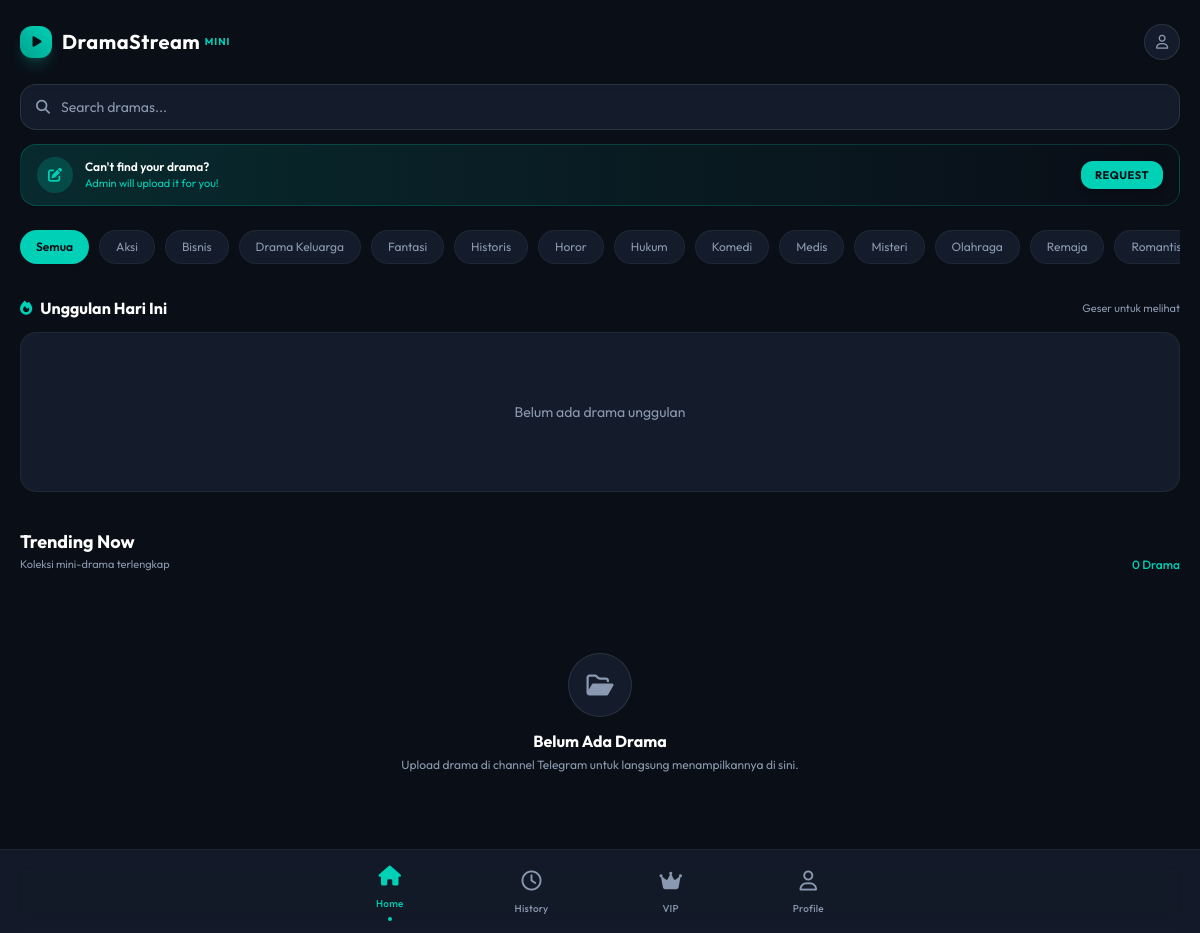
/Homepage/index.php, run on the app's committed database.
### tables this page shows
CREATE TABLE categories (
    id    INT UNSIGNED AUTO_INCREMENT PRIMARY KEY,
    name  VARCHAR(64) NOT NULL UNIQUE,
    slug  VARCHAR(64) NOT NULL UNIQUE
);

### Homepage/includes/db_queries.php (called while the page is built, shortened)
<?php
function getCategories($pdo) {
    try {
        $stmt = $pdo->query("
            SELECT c.id, c.name, c.slug, COUNT(dc.drama_id) as total_dramas
            FROM categories c
            LEFT JOIN drama_categories dc ON c.id = dc.category_id
            GROUP BY c.id, c.name, c.slug
            ORDER BY total_dramas DESC, c.name ASC
        ");
        return $stmt->fetchAll(PDO::FETCH_ASSOC);
    } catch(PDOException $e) {
        return [];
    }
}
function getDramas($pdo, $limit = 20, $category_id = null, $search = null) {
    try {
        $sql = "
            SELECT d.id, d.title, d.slug, d.description, d.poster_url,
                   COALESCE(NULLIF(d.total_episodes, 0), (SELECT COUNT(*) FROM episodes e WHERE e.drama_id = d.id), 0) as total_episodes,
                   d.views_count,
                   COALESCE((SELECT c.name FROM categories c
                    INNER JOIN drama_categories dc ON dc.category_id = c.id
                    WHERE dc.drama_id = d.id LIMIT 1), 'Drama') as category_name,
                   (SELECT c.slug FROM categories c
                    INNER JOIN drama_categories dc ON dc.category_id = c.id
                    WHERE dc.drama_id = d.id LIMIT 1) as category_slug,
                   (SELECT e.id FROM episodes e WHERE e.drama_id = d.id ORDER BY e.episode_number ASC LIMIT 1) as first_episode_id
            FROM dramas d
            WHERE d.is_published = 1
        ";
        $params = [];
        $sql .= " ORDER BY d.views_count DESC, d.id DESC LIMIT " . (int)$limit;
        $stmt = $pdo->prepare($sql);
        $stmt->execute($params);
        return $stmt->fetchAll(PDO::FETCH_ASSOC);
    } catch(PDOException $e) {
        return [];
    }
}
?>

### Homepage/pages/home.php (the view, shortened to what this page needs)
<?php
$featuredBanners = getFeaturedBanners($pdo, 5);
$allDramas = getDramas($pdo, 24);
$categories = getCategories($pdo);
?>
<div class="px-5 pt-6 pb-4">
    <div class="flex justify-between items-center mb-6">
        <div class="flex items-center gap-2.5">
            <div class="w-8 h-8 rounded-xl bg-gradient-to-tr from-accentdark to-accent flex items-center justify-center shadow-lg shadow-accent/20">
                <i class="fa-solid fa-play text-darkbg text-xs ml-0.5"></i>
            </div>
            <h1 class="text-xl font-bold tracking-wide">DramaStream <span class="text-[10px] text-accent tracking-widest uppercase align-top font-bold">MINI</span></h1>
        </div>
        <div class="relative" id="profile-btn-wrapper">
            <button id="profile-btn" onclick="toggleProfilePopup()" class="w-9 h-9 rounded-full bg-cardbg border border-white/10 flex items-center justify-center text-textmuted hover:border-accent/40 hover:text-white transition-all active:scale-95 shadow-sm">
                <i class="fa-regular fa-user text-sm"></i>
            </button>
        </div>
    </div>
    <div class="relative mb-3.5">
        <div class="absolute inset-y-0 left-0 pl-4 flex items-center pointer-events-none text-textmuted">
        </div>
        <input type="text" id="drama-search-input" oninput="filterDramasBySearch()" data-i18n-placeholder="search_placeholder" class="w-full bg-cardbg border border-white/10 rounded-2xl py-3 pl-10 pr-10 text-sm text-white placeholder-textmuted focus:outline-none focus:border-accent/60 transition-all shadow-inner" placeholder="Cari drama, judul, genre...">
    </div>
    <div class="flex items-center justify-between bg-gradient-to-r from-accent/15 to-transparent border border-accent/20 rounded-2xl px-4 py-3 mb-6 shadow-sm">
        <div class="flex items-center gap-3">
            <div class="w-9 h-9 rounded-full bg-accent/20 flex items-center justify-center text-accent shrink-0 shadow-sm">
                <i class="fa-solid fa-pen-to-square text-sm"></i>
            </div>
            <div>
                <p data-i18n="cant_find_drama" class="text-xs text-white font-semibold">Tidak menemukan drama favorit?</p>
                <p data-i18n="admin_upload" class="text-[11px] text-accent">Admin akan segera mengunggahnya untuk Anda!</p>
            </div>
        </div>
        <a href="?page=request" data-i18n="request_btn" class="px-3.5 py-1.5 bg-accent hover:bg-accentdark text-darkbg text-[11px] font-bold uppercase tracking-wider rounded-xl shadow-md transition-transform active:scale-95">
        </a>
    </div>
    <div class="flex overflow-x-auto gap-2.5 pb-2 mb-6 hide-scroll" id="genre-pills-container">
        <button onclick="filterDramasByGenre('all', this)" class="genre-pill whitespace-nowrap px-4 py-2 rounded-full bg-accent text-darkbg font-semibold text-xs transition-all shadow-sm">
            Semua
        </button>
        <?php foreach ($categories as $cat): ?>
            <button onclick="filterDramasByGenre('<?php echo htmlspecialchars($cat['slug']); ?>', this)"
                    data-slug="<?php echo htmlspecialchars($cat['slug']); ?>"
                    class="genre-pill whitespace-nowrap px-4 py-2 rounded-full bg-cardbg border border-white/5 text-textmuted text-xs hover:text-white hover:border-white/20 transition-all">
                <?php echo htmlspecialchars($cat['name']); ?>
            </button>
        <?php endforeach; ?>
    </div>
    <div class="mb-6">
        <div class="flex justify-between items-center mb-3">
            <h2 class="text-base font-bold text-white flex items-center gap-2">
                <i class="fa-solid fa-fire text-accent text-sm"></i> Unggulan Hari Ini
            </h2>
            <span class="text-[11px] text-textmuted">Geser untuk melihat</span>
        </div>
        <div class="flex overflow-x-auto gap-4 pb-3 hide-scroll snap-x" id="featured-banners">
            <?php if (empty($featuredBanners)): ?>
                <div class="w-full h-40 rounded-2xl bg-cardbg border border-white/5 flex items-center justify-center text-textmuted text-sm">
                    Belum ada drama unggulan
                </div>
            <?php endif; ?>
        </div>
    </div>
    <div class="flex justify-between items-end mb-4">
        <div>
            <h2 data-i18n="trending_now" class="text-lg font-bold text-white">Trending Sekarang</h2>
            <p class="text-[11px] text-textmuted">Koleksi mini-drama terlengkap</p>
        </div>
        <span id="drama-count-label" class="text-xs text-accent font-medium">
            <?php echo count($allDramas); ?> Drama
        </span>
    </div>
    <div class="grid grid-cols-2 gap-3.5" id="dramas-grid">
        <?php if (empty($allDramas)): ?>
            <div class="col-span-2 py-16 flex flex-col items-center justify-center text-center">
                <div class="w-16 h-16 rounded-full bg-cardbg border border-white/10 flex items-center justify-center mb-3 text-textmuted">
                    <i class="fa-regular fa-folder-open text-2xl"></i>
                </div>
                <h4 class="font-bold text-white mb-1">Belum Ada Drama</h4>
                <p class="text-xs text-textmuted">Upload drama di channel Telegram untuk langsung menampilkannya di sini.</p>
            </div>
        <?php endif; ?>
    </div>
</div>

### Homepage/index.php (shortened to what this page needs)
<?php
require_once __DIR__ . '/../database/koneksi.php';
require_once __DIR__ . '/includes/db_queries.php';
$page = isset($_GET['page']) ? $_GET['page'] : 'home';
?>
<!DOCTYPE html>
<html lang="en">
<head>
    <script src="https://cdn.tailwindcss.com"></script>
    <link rel="stylesheet" href="https://cdnjs.cloudflare.com/ajax/libs/font-awesome/6.4.0/css/all.min.css">
</head>
<body class="bg-darkbg text-white antialiased">
    <div class="main-content min-h-screen">
        <?php include "pages/{$page}.php"; ?>
    </div>
    <?php include "includes/nav.php"; ?>
</body>
</html>

### Homepage/includes/nav.php (shortened to what this page needs)
<?php
global $page;
?>
<nav class="fixed bottom-0 left-0 right-0 glass-nav z-50 py-3 px-6">
    <div class="flex justify-between items-center max-w-md mx-auto">
        <a href="?page=home" class="flex flex-col items-center gap-1 transition-colors <?= $page == 'home' ? 'text-accent' : 'text-textmuted' ?>">
            <i class="fa-solid fa-house text-xl mb-0.5"></i>
            <span data-i18n="nav_home" class="text-[10px] font-medium tracking-wide">Home</span>
            <?= $page == 'home' ? '<div class="w-1 h-1 rounded-full bg-accent mt-0.5"></div>' : '' ?>
        </a>
        <a href="?page=history" class="flex flex-col items-center gap-1 transition-colors <?= $page == 'history' ? 'text-accent' : 'text-textmuted' ?>">
            <i class="fa-regular fa-clock text-xl mb-0.5"></i>
            <span data-i18n="nav_history" class="text-[10px] font-medium tracking-wide">History</span>
        </a>
        <a href="?page=vip" class="flex flex-col items-center gap-1 transition-colors <?= $page == 'vip' ? 'text-accent' : 'text-textmuted' ?>">
            <i class="fa-solid fa-crown text-xl mb-0.5"></i>
            <span data-i18n="nav_vip" class="text-[10px] font-medium tracking-wide">VIP</span>
        </a>
        <a href="?page=profile" class="flex flex-col items-center gap-1 transition-colors <?= $page == 'profile' ? 'text-accent' : 'text-textmuted' ?>">
            <i class="fa-regular fa-user text-xl mb-0.5"></i>
            <span data-i18n="nav_profile" class="text-[10px] font-medium tracking-wide">Profile</span>
        </a>
    </div>
</nav>

### Homepage/index.php (style rules this page uses)
body { background-color: #0A0E17; color: white; font-family: 'Outfit', sans-serif; -ms-overflow-style: none; scrollbar-width: none; }
.main-content { padding-bottom: 80px; }
.glass-nav { background: rgba(20, 28, 43, 0.85); backdrop-filter: blur(12px); border-top: 1px solid rgba(255, 255, 255, 0.05); }

### data on the page
categories: name "Aksi"
categories: name "Bisnis"
categories: name "Drama Keluarga"
categories: name "Fantasi"
categories: name "Historis"
categories: name "Horor"
categories: name "Hukum"
categories: name "Komedi"
categories: name "Medis"
categories: name "Misteri"
categories: name "Olahraga"
categories: name "Remaja"
categories: name "Romantis"

### other printed values
count($allDramas) "0"
